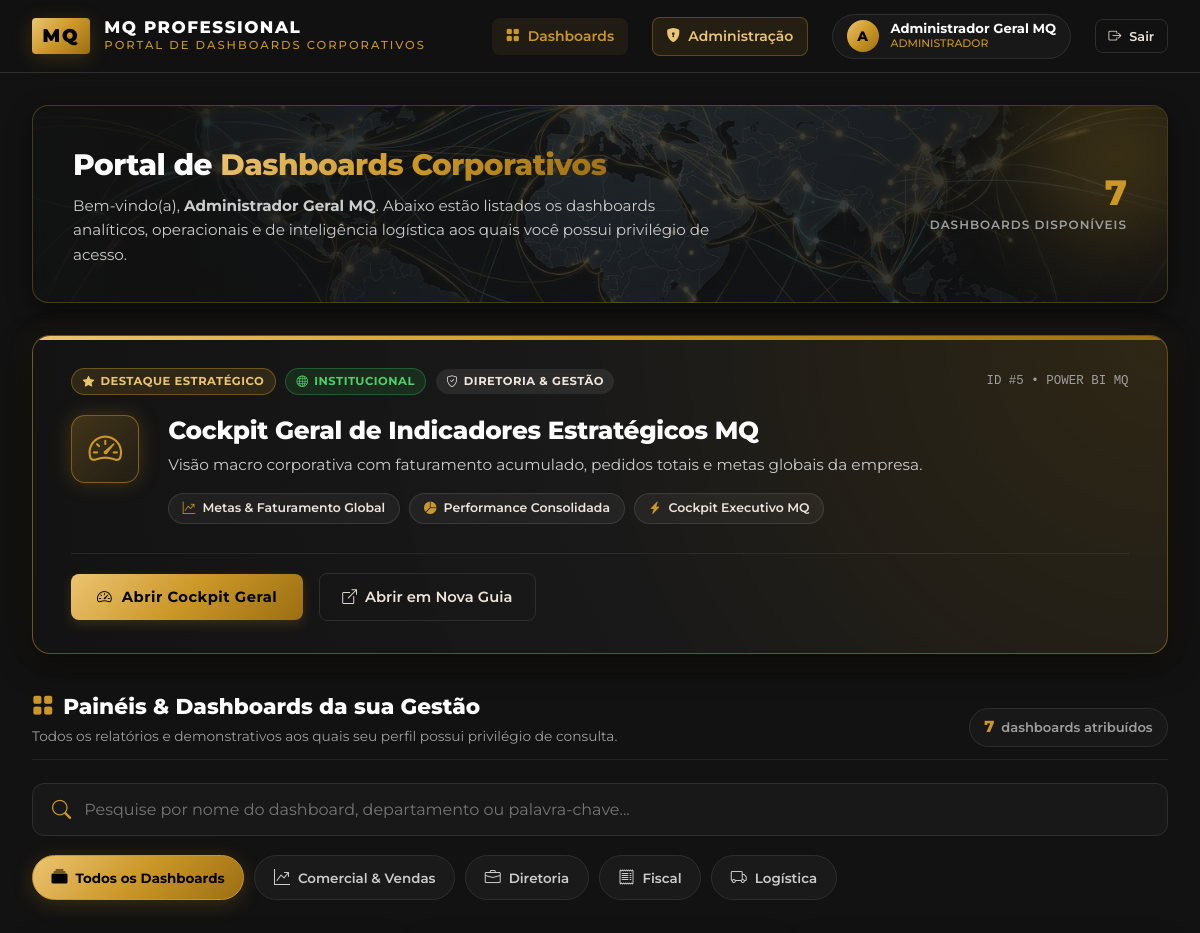
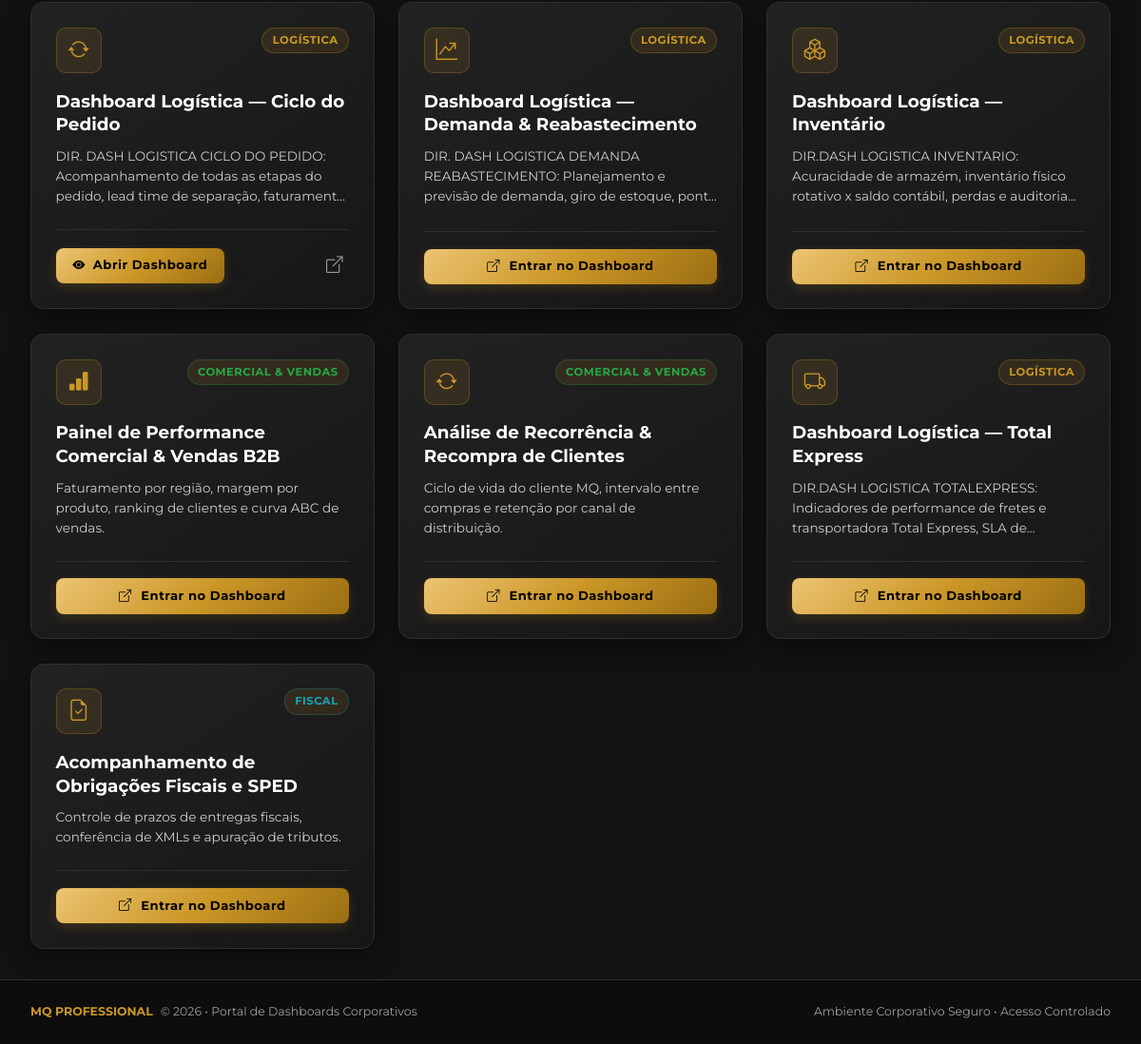
/portal (signed in), run on an earlier commit of the app's database (2 pictures, top to bottom).
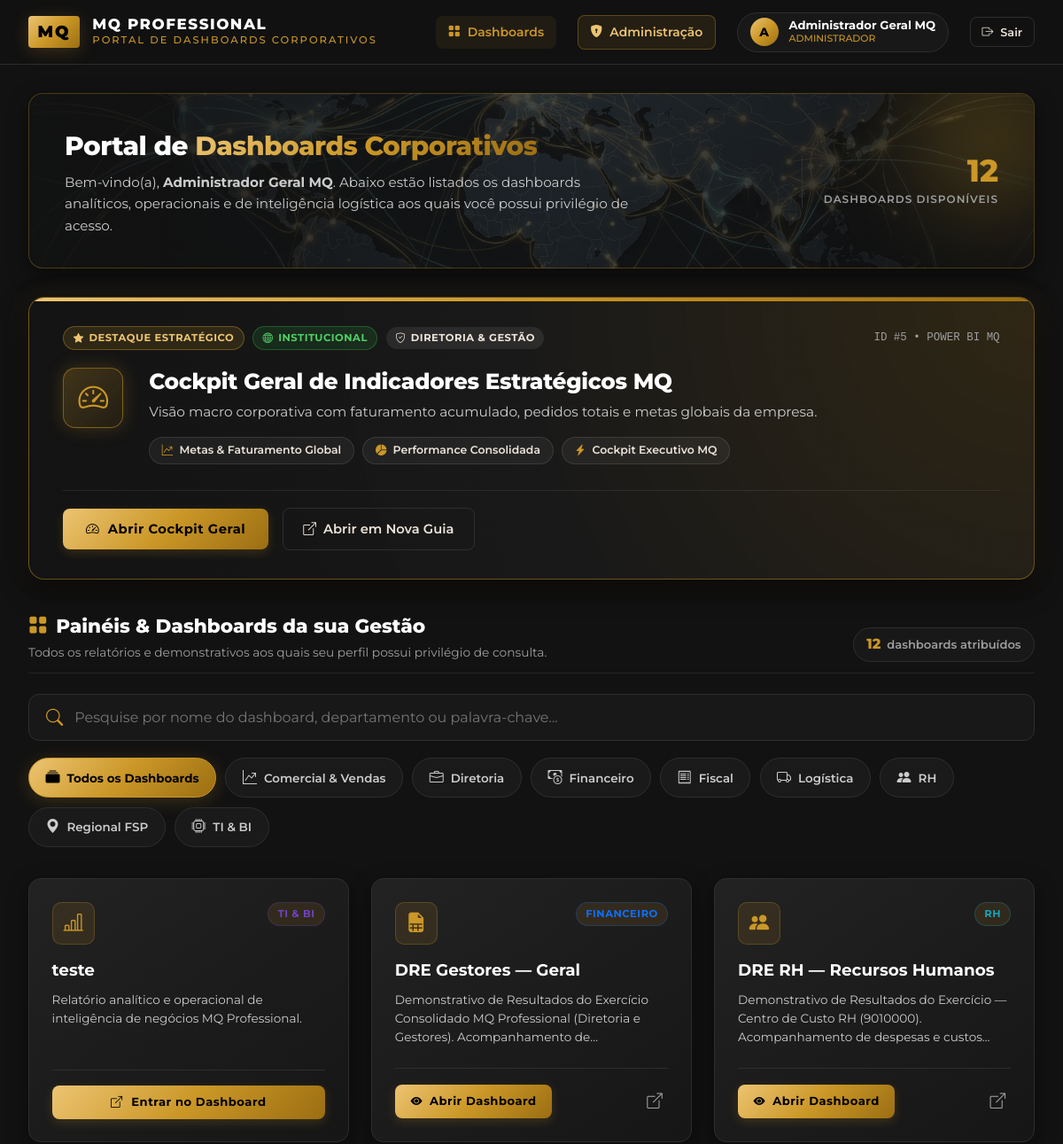
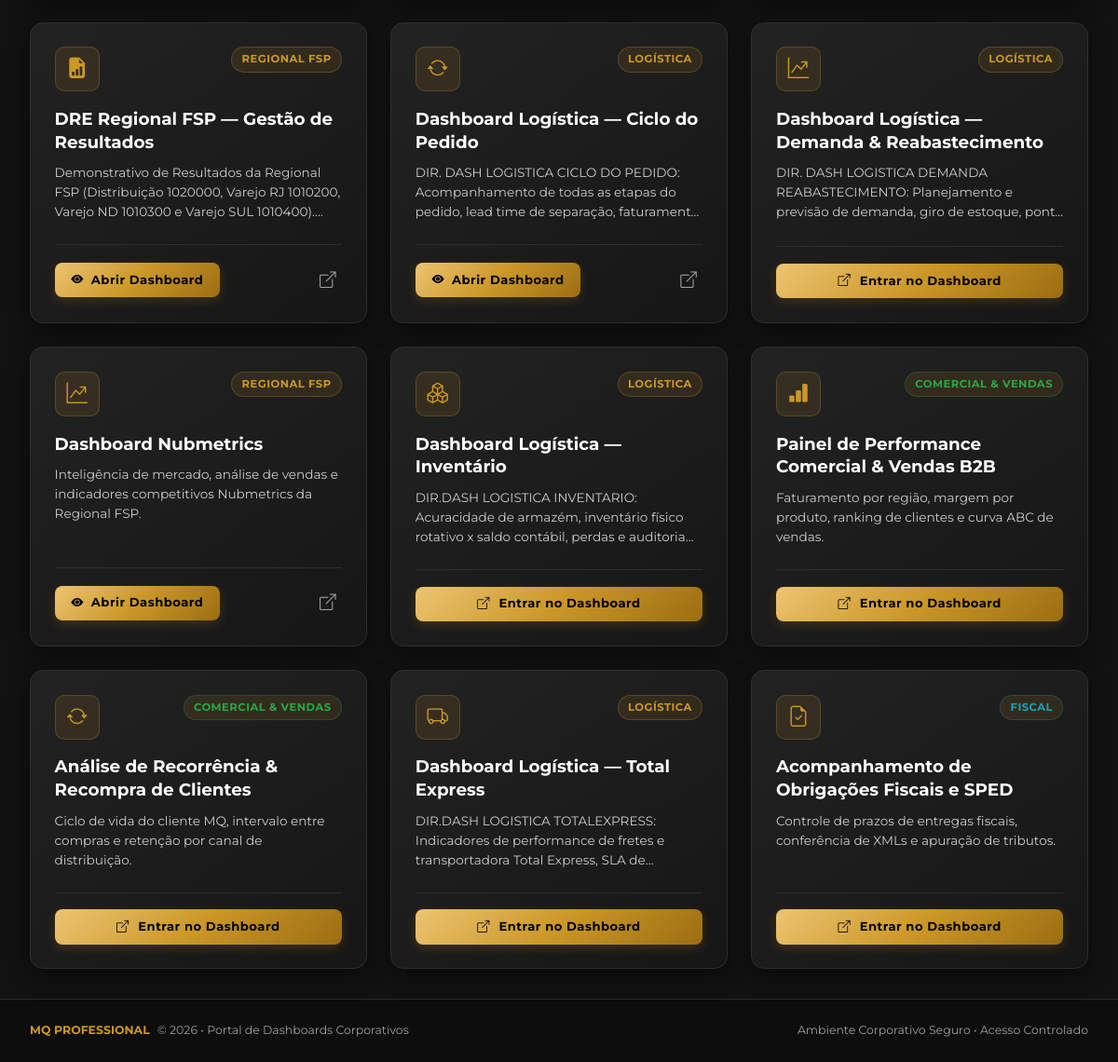
And on a later commit of the database (2 pictures, top to bottom).
### tables this page shows
CREATE TABLE departments (
        id INTEGER PRIMARY KEY AUTOINCREMENT,
        name TEXT NOT NULL,
        code TEXT UNIQUE NOT NULL,
        description TEXT,
        icon TEXT DEFAULT 'bi-folder',
        color TEXT DEFAULT '#CB9727',
        created_at DATETIME DEFAULT CURRENT_TIMESTAMP
    );

CREATE TABLE reports (
        id INTEGER PRIMARY KEY AUTOINCREMENT,
        title TEXT NOT NULL,
        description TEXT,
        department_id INTEGER NOT NULL,
        embed_url TEXT NOT NULL,
        icon TEXT DEFAULT 'bi-bar-chart-line',
        is_public INTEGER DEFAULT 0, -- 1 se visível para todos os usuários logados
        display_order INTEGER DEFAULT 0,
        active INTEGER DEFAULT 1,
        created_at DATETIME DEFAULT CURRENT_TIMESTAMP,
        FOREIGN KEY (department_id) REFERENCES departments (id) ON DELETE CASCADE
    );

### app.py (the view)
@app.route('/portal')
@login_required
def portal():
    user_id = session['user_id']
    is_admin = session.get('role') == 'admin'
    selected_dept = request.args.get('dept', 'todos')
    accessible_departments = get_user_accessible_departments(user_id, is_admin)
    all_user_reports = get_reports_for_user(user_id, is_admin, 'todos')
    featured_report = None
    for r in all_user_reports:
        if r['id'] == 5 or 'Cockpit Geral' in r['title']:
            featured_report = r
            break
    raw_reports = get_reports_for_user(user_id, is_admin, selected_dept)
    reports = [r for r in raw_reports if not (featured_report and r['id'] == featured_report['id'])]
    return render_template(
        'index.html',
        reports=reports,
        featured_report=featured_report,
        departments=accessible_departments,
        selected_dept=selected_dept,
        total_reports=len(reports)
    )

### app.py (called while the page is built)
def login_required(f):
    @wraps(f)
    def decorated_function(*args, **kwargs):
        if 'user_id' not in session:
            flash('Por favor, faça login para acessar a Intranet.', 'warning')
            return redirect(url_for('login', next=request.url))
        return f(*args, **kwargs)
    return decorated_function

def resolve_embed_url(url):
    if not url:
        return ''
    try:
        host = request.host.split(':')[0]
        if host not in ('localhost', '127.0.0.1'):
            return url.replace('localhost:', f'{host}:').replace('127.0.0.1:', f'{host}:')
    except Exception:
        pass
    return url

@app.context_processor
def inject_globals():
    return {
        'current_user': {
            'id': session.get('user_id'),
            'username': session.get('username'),
            'name': session.get('name'),
            'role': session.get('role'),
            'is_admin': session.get('role') == 'admin'
        } if 'user_id' in session else None,
        'resolve_url': resolve_embed_url
    }

### database.py (called while the page is built)
def get_db():
    conn = sqlite3.connect(Config.DATABASE)
    conn.row_factory = sqlite3.Row
    conn.execute("PRAGMA foreign_keys = ON;")
    return conn

### templates/index.html (shortened to what the changed rows need)
{% extends "base.html" %}
{% block extra_css %}
<link rel="stylesheet" href="{{ url_for('static', filename='css/portal.css') }}">
{% endblock %}
{% block content %}
<section class="portal-hero">
    <div style="max-width: 680px; z-index: 2;">
        <h1 class="portal-hero-title">Portal de <span>Dashboards Corporativos</span></h1>
    </div>
    <div class="portal-hero-stats" style="z-index: 2;">
        <div class="hero-stat-card">
            <div class="hero-stat-val" id="visibleReportsCounter">{{ total_reports }}</div>
            <div class="hero-stat-lbl">Dashboards Disponíveis</div>
        </div>
    </div>
</section>
{% if featured_report %}
<section class="portal-spotlight-section">
    <div class="spotlight-card">
        <div class="spotlight-body">
            <div class="spotlight-info-col">
                <h2 class="spotlight-title">{{ featured_report.title }}</h2>
            </div>
        </div>
    </div>
</section>
{% endif %}
<div class="portal-section-title-wrap">
    <div>
        <h2 class="portal-section-heading">
            <i class="bi bi-grid-fill" style="color: var(--mq-gold);"></i>
            {% if selected_dept != 'todos' %}
                Dashboards — {{ selected_dept | upper }}
            {% else %}
                Painéis & Dashboards da sua Gestão
            {% endif %}
        </h2>
    </div>
    <div class="portal-section-counter">
        <span class="badge-count">{{ total_reports }}</span> dashboards atribuídos
    </div>
</div>
<section class="portal-filter-bar">
    <div class="dept-pills-container">
        <a href="{{ url_for('portal', dept='todos') }}" class="dept-pill {% if selected_dept == 'todos' %}active{% endif %}">
            <i class="bi bi-collection-fill"></i> Todos os Dashboards
        </a>
        {% for dept in departments %}
        <a href="{{ url_for('portal', dept=dept.code) }}" class="dept-pill {% if selected_dept == dept.code %}active{% endif %}">
            <i class="bi {{ dept.icon }}"></i> {{ dept.name }}
        </a>
        {% endfor %}
    </div>
</section>
<section class="reports-grid" id="reportsGrid">
    {% for report in reports %}
    <article class="report-card {% if featured_report and report.id == featured_report.id %}report-card-featured{% endif %}"
             data-title="{{ report.title | lower }}"
             data-desc="{{ report.description | lower }}"
             data-dept="{{ report.department_name | lower }}">
        <div>
            <div class="report-card-top">
                <div class="report-icon-box">
                    <i class="bi {{ report.icon }}"></i>
                </div>
                <div>
                    {% if report.is_public %}
                    <span class="mq-badge mq-badge-public">
                        <i class="bi bi-globe"></i> Institucional
                    </span>
                    {% else %}
                    <span class="mq-badge" style="background: rgba(203, 151, 39, 0.12); color: {{ report.department_color }}; border: 1px solid {{ report.department_color }}44;">
                        {{ report.department_name }}
                    </span>
                    {% endif %}
                </div>
            </div>
            <h2 class="report-title">{{ report.title }}</h2>
            <p class="report-desc">{{ report.description or 'Relatório analítico e operacional de inteligência de negócios MQ Professional.' }}</p>
        </div>
        <div class="report-card-footer">
            {% if 'reportembed' in report.embed_url.lower() and not report.embed_url.startswith('http://localhost') and not report.embed_url.startswith('http://10.') %}
            <a href="{{ resolve_url(report.embed_url) }}" target="_blank" rel="noopener noreferrer" class="btn-mq-gold" style="padding: 0.55rem 1.1rem; font-size: 0.82rem; width: 100%; justify-content: center; gap: 0.6rem;">
                <i class="bi bi-box-arrow-up-right"></i> Entrar no Dashboard
            </a>
            {% else %}
            <a href="{{ url_for('view_report', report_id=report.id) }}" class="btn-mq-gold" style="padding: 0.55rem 1.1rem; font-size: 0.82rem;">
                <i class="bi bi-eye-fill"></i> Abrir Dashboard
            </a>
            <a href="{{ resolve_url(report.embed_url) }}" target="_blank" rel="noopener noreferrer" class="report-external-link" title="Abrir diretamente em nova guia">
                <i class="bi bi-box-arrow-up-right"></i>
            </a>
            {% endif %}
        </div>
    </article>
    {% endfor %}
</section>
{% endblock %}

What changed in the data, as far as the page shows it:
now on this page (row unchanged): departments: name "Financeiro"
added departments: name "RH"
added departments: name "Regional FSP"
now on this page (row unchanged): departments: name "TI & BI"
added reports: department_name "TI & BI", title "teste", description "Relatório analítico e operacional de inteligência de negócios MQ Professional."
added reports: department_name "FINANCEIRO", title "DRE Gestores — Geral", description "Demonstrativo de Resultados do Exercício Consolidado MQ Professional (Diretoria e Gestores). Acompanhamento…"
added reports: department_name "RH", title "DRE RH — Recursos Humanos", description "Demonstrativo de Resultados do Exercício — Centro de Custo RH (9010000). Acompanhamento de despesas e…"
added reports: department_name "REGIONAL FSP", title "DRE Regional FSP — Gestão de Resultados", description "Demonstrativo de Resultados da Regional FSP (Distribuição 1020000, Varejo RJ 1010200, Varejo ND 1010300 e Varejo SUL…"
added reports: department_name "REGIONAL FSP", title "Dashboard Nubmetrics", description "Inteligência de mercado, análise de vendas e indicadores competitivos Nubmetrics da Regional FSP."
Also different on the page:
{{ total_reports }}: "7" → "12"
